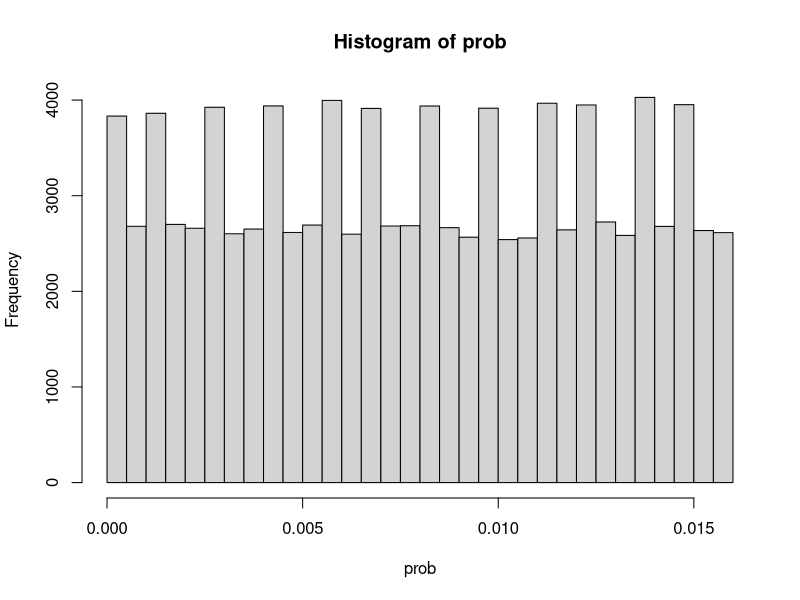

Write R code to recreate this figure.
## ---- chunk 1
set.seed(123)

N <- 4700000
true_mean <- 7.5
true_sd <- 1.2

# simuloidaan populaatio normaalijakaumasta
population <- rnorm(N, mean = true_mean, sd = true_sd)

# otetaan 1000 otoksen keskiarvoja
sample_means <- replicate(1000, {
  mean(sample(population, 1000))
})

# tarkastellaan tuloksia
mean(sample_means)
sd(sample_means)

## ---- chunk 2
set.seed(123)

N <- 100000

ages <- sample(15:90, N, replace = TRUE)
remaining_years <- pmax(0, 90 - ages)

p <- 1000 / 4700000

prob <- 1 - (1 - p)^remaining_years

summary(prob)
## ---- chunk 3
hist(prob, breaks = 50)
